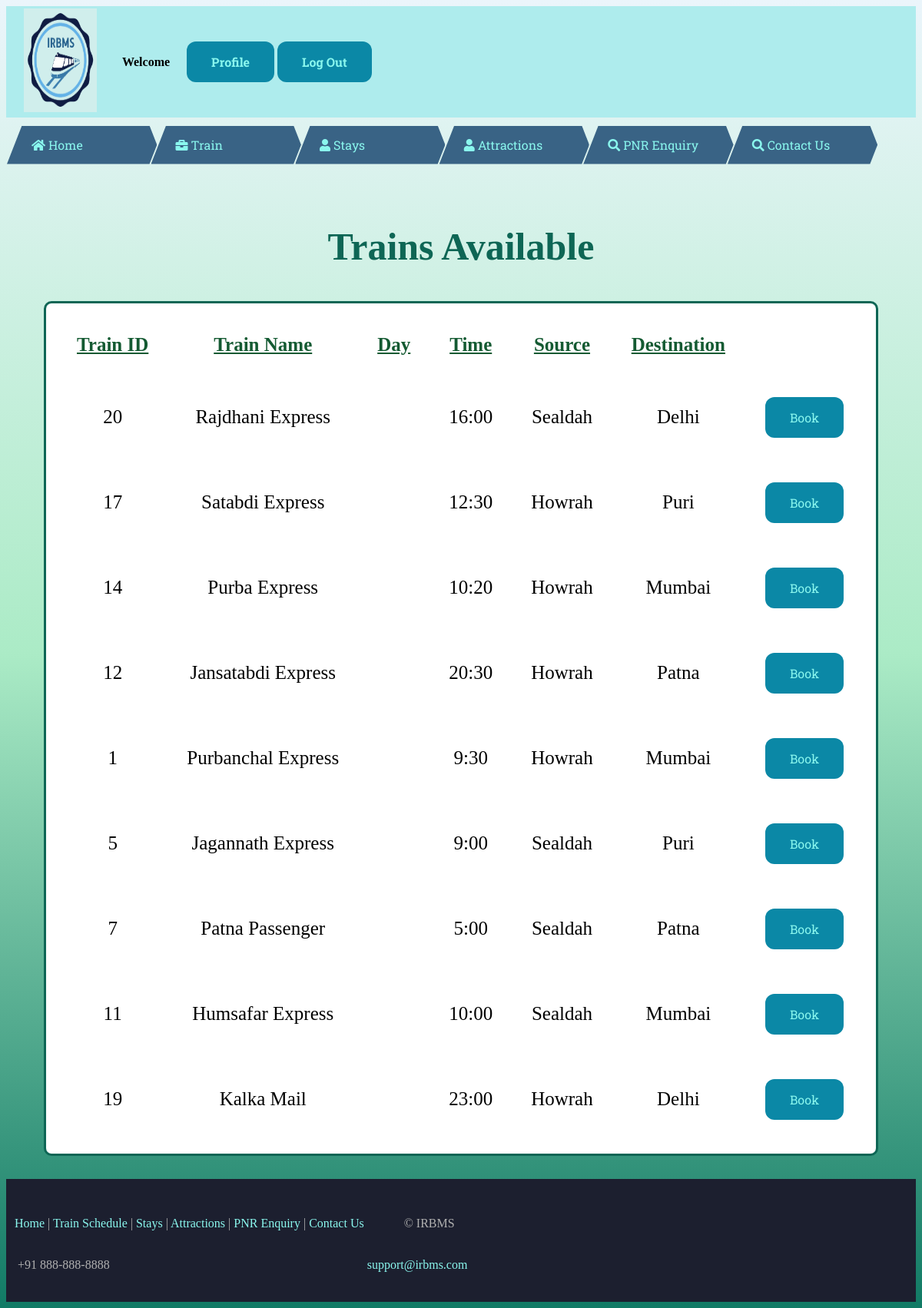
Page /home_back.php on the committed database.
### tables this page shows
CREATE TABLE IF NOT EXISTS `train` (
  `train_id` int(10) NOT NULL,
  `train_name` varchar(30) NOT NULL,
  `time` varchar(15) DEFAULT NULL,
  `duration` varchar(20) NOT NULL,
  `source` varchar(30) NOT NULL,
  `destination` varchar(30) NOT NULL,
  `Sleeper` int(10) NOT NULL DEFAULT '30',
  `AC 2 Tier` int(10) NOT NULL DEFAULT '30',
  `First Class` int(10) NOT NULL DEFAULT '30',
  `pnr` int(10) DEFAULT NULL,
  PRIMARY KEY (`train_id`)
);

### home_back.php (the view, shortened to what this page needs)
<!DOCTYPE html>
<html>
    <head>
   <link rel="stylesheet" href="https://use.fontawesome.com/releases/v5.3.1/css/all.css">
    </head>
    <header class="h">
    <table>
      <tr>
        <th colspan="3"><img src="logo2.png" width="70%" height="135px" class="img-responsive"></th>
        <th colspan="10"></th>
        <th colspan="10"></th>
        <th colspan="20"> Welcome <?php  echo  $_SESSION['uname'];?></th>
        <th colspan="10"></th>
        <th colspan="10"></th>
        <th colspan="70"></th>
        <th colspan="10"></th>
        <th colspan="10">
          <a href="logout.php" class="button button1">Log Out</a>
          <a href="profile.php" class="button button1">Profile</a>
        </th>
      </tr>
    </table>
    </header>
    <body style="background-image: linear-gradient(#EBF5FB,#ABEBC6,#117A65)">
        <nav class="menu">
            <ul class="main-menu">
                <li ><i class="fa fa-home"></i><a href="home.php"> Home</a></li>
                <li><i class="fa fa-briefcase"></i><a href="trainschedule.php"> Train Schedule</li>
                <li><i class="fa fa-user"></i> <a href="stays.php"> Stays</a></li>
                <li><i class="fa fa-user"></i> <a href="historical.php"> Attractions</a></li>
                <li><i class="fa fa-search"></i> <a href="pnrcheck.php"> PNR Enquiry</a></li>
                <li><i class="fa fa-search"></i> <a href="Contact us.php"> Contact Us</a></li>
            </ul>
        </nav>
        <br><br>
        <h2 align="center" style="font-size: 50px; color: #0E6655">Trains Available</h2>
<?php
if(isset($_POST['submit']))
{
    $valueToSearch1 = $_POST['valueToSearch1'];
    $valueToSearch = $_POST['valueToSearch'];
    $date = $_POST['dob'];
    $_SESSION['src']=$valueToSearch;
    $_SESSION['desti']=$valueToSearch1;
    $_SESSION['dept_date']=$date;
    $query = "SELECT * FROM `train` WHERE `source`='$valueToSearch' and `destination` ='$valueToSearch1' ORDER BY `train_id`";
    $search_result = filterTable($query);
    ?> <table cellpadding="10px" cellspacing="30px" align="center" style="text-align:center;border: 3px solid #0E6655; background-color: white;" class="t">
                <tr>
                    <th><u>Train ID</u></th>
                    <th><u>Train Name</u></th>
                    <th><u>Duration</u></th>
                    <th><u>Time</u></th>
                    <th><u>Source</u></th>
                    <th><u>Destination</u></th>
                    <th><u>Book Train</u></th>
                   </tr>
                <?php while($row = mysqli_fetch_array($search_result)):?>
                <tr>
                    <td><?php echo $row['train_id'];?></td>
                    <td><?php echo $row['train_name'];?></td>
                    <td><?php echo $row['duration'];
                    $_SESSION['dur']=$row['duration'];?></td>
                    <td><?php echo $row['time'];
                    $_SESSION['time']=$row['time'];?></td>
                    <td><?php echo $row['source'];?></td>
                    <td><?php echo $row['destination'];?></td>
                    <td><a class="button button1" href="test.php?tid=<?php echo($row['train_id']);?>"><font>Book</a></td></font>
                </tr>
                <?php endwhile;?>
            </table>
            <?php
}
 else {
    $query = "SELECT * FROM `train`";
    $search_result = filterTable($query);
    ?> <table cellpadding="10px" cellspacing="30px" align="center" style="text-align:center;border: 3px solid #0E6655; background-color: white;" class="t">
                <tr>
                    <th><u>Train ID</u></th>
                    <th><u>Train Name</u></th>
                    <th><u>Day</u></th>
                    <th><u>Time</u></th>
                    <th><u>Source</u></th>
                    <th><u>Destination</u></th>
                   </tr>
                <?php while($row = mysqli_fetch_array($search_result)):?>
                <tr>
                    <td><?php echo $row['train_id'];?></td>
                    <td><?php echo $row['train_name'];?></td>
                    <td><?php echo $row['day'];?></td>
                    <td><?php echo $row['time'];?></td>
                    <td><?php echo $row['source'];?></td>
                    <td><?php echo $row['destination'];?></td>
                    <td><a class="button button1" href="test.php?tid=<?php echo($row['train_id']);?>"><font>Book</font></a></td>
                </tr>
                <?php endwhile;?>
            </table>
            <?php
}
function filterTable($query)
{
    $connect = mysqli_connect("localhost", "root", "", "railwaymanagementsystem");
    $filter_Result = mysqli_query($connect, $query);
    return $filter_Result;
}
?>
 </body>
      <footer>
<div class="page-wrapper">
    <div id="waterdrop"></div>
   <footer>
      <div class="footer-top">
          <table>
  <tr><td align="center">
        <p style="float: center"> &nbsp
          <a href="home.php">Home</a>
          |
          <a href="trainschedule.php">Train Schedule</a>
          |
          <a href="stays.php">Stays</a>
          |
          <a href="historical.php">Attractions</a>
          |
          <a href="pnrcheck.php">PNR Enquiry</a>
          |
          <a href="Contact us.php">Contact Us</a>
        </p>
  </td>
  <td>
        <p>&nbsp &nbsp &nbsp &nbsp &nbsp &nbsp © IRBMS</p>
    </td>
</tr>
<tr>
         <td> <p>&nbsp &nbsp+91 888-888-8888</p></td>
         <td>
          <p><a href="mailto:support@irbms.com">support@irbms.com</a></p></td>
      </tr>
  </table>
      </div>
    </footer>
  </div>
</footer>
</html>

### home_back.php (style rules this page uses)
body { background-color: #EDEDED; }
.main-menu { display: flex; list-style: none; margin: auto 0; padding: 0.6em 0 0 0; font-family: 'Roboto Slab', serif; }
.main-menu > li { box-sizing: border-box; height: 50px; width: calc(3.5 * 100px); line-height: 50px; padding: 0 2em; margin: 1px; transition: 0.5s linear all; background: #396385; color: #8AF7EE; cursor: pointer; font-size: 16px; user-select: none; }
.main-menu > li:not(.with-submenu) { clip-path: polygon(10% 0%, 0% 100%, 95% 100%, 100% 50%, 95% 0%); shape-outside: polygon(10% 0%, 0% 100%, 95% 100%, 100% 50%, 95% 0%); }
.main-menu > li:nth-child(2) { transform: translateX(-5%); }
.main-menu > li:nth-child(4) { transform: translateX(-10%) }
.main-menu > li:nth-child(5) { transform: translateX(-15%) }
.main-menu > li:nth-child(6) { transform: translateX(-20%) }
.main-menu > li:nth-child(7) { transform: translateX(-25%) }
.h { background-color: #AEECED; }
.page-wrapper { position: bottom; bottom: 0; width: 100%; z-index: 11111; top: 35px; }
footer p, footer strong, footer b, footer { color: #b0b0b0; }
.footer-top { background: #396385; background-size: cover; background-position: center; padding: 0 0 20px; font-family: rubik; padding-top:30px; }
.footer-top { background-color: #1c1f2f; }
#waterdrop { height: 30px; }
.button { background-color: #4CAF50; border: none; color: white; padding: 16px 32px; text-align: center; text-decoration: none; display: inline-block; font-size: 16px; margin: 4px 2px; transition-duration: 0.4s; cursor: pointer; float: right; }
.button1 { background-color: #0B88A6; color: white; border-radius: 12px; font-family: 'Roboto Slab', serif; }
a:link { text-decoration: none; color: #8AF7EE; }
.t { border-radius: 10px; }
.t th { color: #145A32; font-size: 25px; font-weight: bold; }
.t td { font-size: 25px; }

### rows in the picture
train: train_id "20", train_name "Rajdhani Express", time "16:00", source "Sealdah", destination "Delhi"
train: train_id "17", train_name "Satabdi Express", time "12:30", source "Howrah", destination "Puri"
train: train_id "14", train_name "Purba Express", time "10:20", source "Howrah", destination "Mumbai"
train: train_id "12", train_name "Jansatabdi Express", time "20:30", source "Howrah", destination "Patna"
train: train_id "1", train_name "Purbanchal Express", time "9:30", source "Howrah", destination "Mumbai"
train: train_id "5", train_name "Jagannath Express", time "9:00", source "Sealdah", destination "Puri"
train: train_id "7", train_name "Patna Passenger", time "5:00", source "Sealdah", destination "Patna"
train: train_id "11", train_name "Humsafar Express", time "10:00", source "Sealdah", destination "Mumbai"
train: train_id "19", train_name "Kalka Mail", time "23:00", source "Howrah", destination "Delhi"
